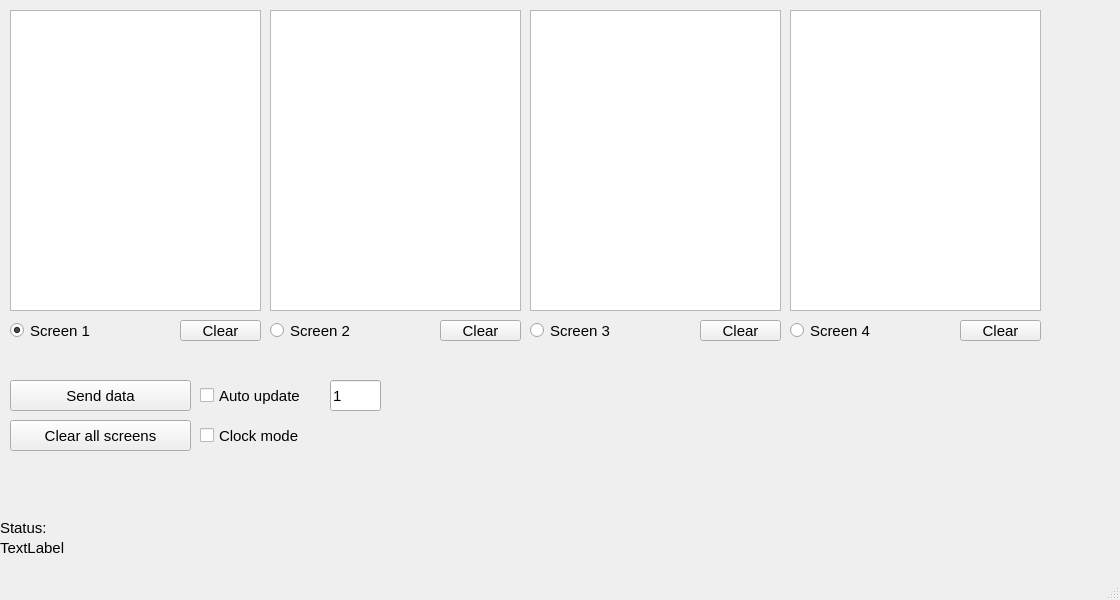
<?xml version="1.0" encoding="UTF-8"?>
<ui version="4.0">
 <class>MainWindow</class>
 <widget class="QMainWindow" name="MainWindow">
  <property name="geometry">
   <rect>
    <x>0</x>
    <y>0</y>
    <width>1120</width>
    <height>600</height>
   </rect>
  </property>
  <property name="font">
   <font>
    <pointsize>11</pointsize>
   </font>
  </property>
  <property name="windowTitle">
   <string>МС6205 - control</string>
  </property>
  <property name="windowIcon">
   <iconset>
    <normaloff>icon.png</normaloff>icon.png</iconset>
  </property>
  <widget class="QWidget" name="centralwidget">
   <widget class="QTextEdit" name="TextEditScreen_1">
    <property name="geometry">
     <rect>
      <x>10</x>
      <y>10</y>
      <width>251</width>
      <height>301</height>
     </rect>
    </property>
    <property name="sizeIncrement">
     <size>
      <width>16</width>
      <height>10</height>
     </size>
    </property>
    <property name="font">
     <font>
      <family>Liberation Mono</family>
      <pointsize>17</pointsize>
      <stylestrategy>PreferAntialias</stylestrategy>
      <kerning>true</kerning>
     </font>
    </property>
    <property name="acceptDrops">
     <bool>false</bool>
    </property>
    <property name="verticalScrollBarPolicy">
     <enum>Qt::ScrollBarAlwaysOff</enum>
    </property>
    <property name="horizontalScrollBarPolicy">
     <enum>Qt::ScrollBarAlwaysOff</enum>
    </property>
    <property name="acceptRichText">
     <bool>false</bool>
    </property>
   </widget>
   <widget class="QTextEdit" name="TextEditScreen_2">
    <property name="geometry">
     <rect>
      <x>270</x>
      <y>10</y>
      <width>251</width>
      <height>301</height>
     </rect>
    </property>
    <property name="sizeIncrement">
     <size>
      <width>16</width>
      <height>10</height>
     </size>
    </property>
    <property name="font">
     <font>
      <family>Liberation Mono</family>
      <pointsize>17</pointsize>
      <stylestrategy>PreferAntialias</stylestrategy>
      <kerning>true</kerning>
     </font>
    </property>
    <property name="acceptDrops">
     <bool>false</bool>
    </property>
    <property name="verticalScrollBarPolicy">
     <enum>Qt::ScrollBarAlwaysOff</enum>
    </property>
    <property name="horizontalScrollBarPolicy">
     <enum>Qt::ScrollBarAlwaysOff</enum>
    </property>
    <property name="acceptRichText">
     <bool>false</bool>
    </property>
   </widget>
   <widget class="QTextEdit" name="TextEditScreen_3">
    <property name="geometry">
     <rect>
      <x>530</x>
      <y>10</y>
      <width>251</width>
      <height>301</height>
     </rect>
    </property>
    <property name="sizeIncrement">
     <size>
      <width>16</width>
      <height>10</height>
     </size>
    </property>
    <property name="font">
     <font>
      <family>Liberation Mono</family>
      <pointsize>17</pointsize>
      <stylestrategy>PreferAntialias</stylestrategy>
      <kerning>true</kerning>
     </font>
    </property>
    <property name="acceptDrops">
     <bool>false</bool>
    </property>
    <property name="verticalScrollBarPolicy">
     <enum>Qt::ScrollBarAlwaysOff</enum>
    </property>
    <property name="horizontalScrollBarPolicy">
     <enum>Qt::ScrollBarAlwaysOff</enum>
    </property>
    <property name="acceptRichText">
     <bool>false</bool>
    </property>
   </widget>
   <widget class="QTextEdit" name="TextEditScreen_4">
    <property name="geometry">
     <rect>
      <x>790</x>
      <y>10</y>
      <width>251</width>
      <height>301</height>
     </rect>
    </property>
    <property name="sizeIncrement">
     <size>
      <width>16</width>
      <height>10</height>
     </size>
    </property>
    <property name="font">
     <font>
      <family>Liberation Mono</family>
      <pointsize>17</pointsize>
      <stylestrategy>PreferAntialias</stylestrategy>
      <kerning>true</kerning>
     </font>
    </property>
    <property name="acceptDrops">
     <bool>false</bool>
    </property>
    <property name="verticalScrollBarPolicy">
     <enum>Qt::ScrollBarAlwaysOff</enum>
    </property>
    <property name="horizontalScrollBarPolicy">
     <enum>Qt::ScrollBarAlwaysOff</enum>
    </property>
    <property name="acceptRichText">
     <bool>false</bool>
    </property>
   </widget>
   <widget class="QRadioButton" name="radioButtonTake_1">
    <property name="geometry">
     <rect>
      <x>10</x>
      <y>320</y>
      <width>100</width>
      <height>21</height>
     </rect>
    </property>
    <property name="text">
     <string>Screen 1</string>
    </property>
    <property name="checked">
     <bool>true</bool>
    </property>
   </widget>
   <widget class="QRadioButton" name="radioButtonTake_2">
    <property name="geometry">
     <rect>
      <x>270</x>
      <y>320</y>
      <width>100</width>
      <height>21</height>
     </rect>
    </property>
    <property name="text">
     <string>Screen 2</string>
    </property>
    <property name="checked">
     <bool>false</bool>
    </property>
   </widget>
   <widget class="QRadioButton" name="radioButtonTake_3">
    <property name="geometry">
     <rect>
      <x>530</x>
      <y>320</y>
      <width>100</width>
      <height>21</height>
     </rect>
    </property>
    <property name="text">
     <string>Screen 3</string>
    </property>
    <property name="checked">
     <bool>false</bool>
    </property>
   </widget>
   <widget class="QRadioButton" name="radioButtonTake_4">
    <property name="geometry">
     <rect>
      <x>790</x>
      <y>320</y>
      <width>100</width>
      <height>21</height>
     </rect>
    </property>
    <property name="text">
     <string>Screen 4</string>
    </property>
    <property name="checked">
     <bool>false</bool>
    </property>
   </widget>
   <widget class="QPushButton" name="updateButton">
    <property name="geometry">
     <rect>
      <x>10</x>
      <y>380</y>
      <width>181</width>
      <height>31</height>
     </rect>
    </property>
    <property name="text">
     <string>Send data</string>
    </property>
   </widget>
   <widget class="QPushButton" name="ClearScreen_1">
    <property name="geometry">
     <rect>
      <x>180</x>
      <y>320</y>
      <width>81</width>
      <height>21</height>
     </rect>
    </property>
    <property name="text">
     <string>Сlear</string>
    </property>
   </widget>
   <widget class="QPushButton" name="ClearScreen_2">
    <property name="geometry">
     <rect>
      <x>440</x>
      <y>320</y>
      <width>81</width>
      <height>21</height>
     </rect>
    </property>
    <property name="text">
     <string>Сlear</string>
    </property>
   </widget>
   <widget class="QPushButton" name="ClearScreen_3">
    <property name="geometry">
     <rect>
      <x>700</x>
      <y>320</y>
      <width>81</width>
      <height>21</height>
     </rect>
    </property>
    <property name="text">
     <string>Сlear</string>
    </property>
   </widget>
   <widget class="QPushButton" name="ClearScreen_4">
    <property name="geometry">
     <rect>
      <x>960</x>
      <y>320</y>
      <width>81</width>
      <height>21</height>
     </rect>
    </property>
    <property name="text">
     <string>Сlear</string>
    </property>
   </widget>
   <widget class="QLabel" name="StatusLabel">
    <property name="geometry">
     <rect>
      <x>0</x>
      <y>540</y>
      <width>461</width>
      <height>16</height>
     </rect>
    </property>
    <property name="text">
     <string>TextLabel</string>
    </property>
   </widget>
   <widget class="QLabel" name="label">
    <property name="geometry">
     <rect>
      <x>0</x>
      <y>520</y>
      <width>59</width>
      <height>15</height>
     </rect>
    </property>
    <property name="text">
     <string>Status:</string>
    </property>
   </widget>
   <widget class="QPushButton" name="ClearAll">
    <property name="geometry">
     <rect>
      <x>10</x>
      <y>420</y>
      <width>181</width>
      <height>31</height>
     </rect>
    </property>
    <property name="text">
     <string>Clear all screens</string>
    </property>
   </widget>
   <widget class="QCheckBox" name="AutoUpdate">
    <property name="geometry">
     <rect>
      <x>200</x>
      <y>380</y>
      <width>171</width>
      <height>31</height>
     </rect>
    </property>
    <property name="text">
     <string>Auto update</string>
    </property>
   </widget>
   <widget class="QLineEdit" name="SecondsAutoUpdate">
    <property name="geometry">
     <rect>
      <x>330</x>
      <y>380</y>
      <width>51</width>
      <height>31</height>
     </rect>
    </property>
    <property name="text">
     <string>1</string>
    </property>
   </widget>
   <widget class="QCheckBox" name="checkBoxClock">
    <property name="geometry">
     <rect>
      <x>200</x>
      <y>420</y>
      <width>141</width>
      <height>31</height>
     </rect>
    </property>
    <property name="text">
     <string>Clock mode</string>
    </property>
   </widget>
  </widget>
  <widget class="QMenuBar" name="menubar">
   <property name="geometry">
    <rect>
     <x>0</x>
     <y>0</y>
     <width>1120</width>
     <height>23</height>
    </rect>
   </property>
  </widget>
  <widget class="QStatusBar" name="statusbar"/>
 </widget>
 <resources/>
 <connections/>
</ui>
